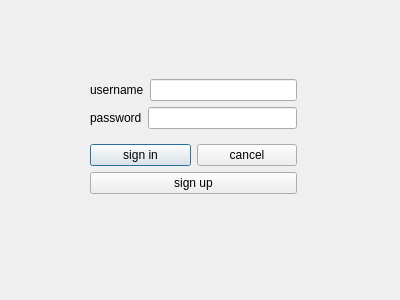
<?xml version="1.0" encoding="UTF-8"?>
<ui version="4.0">
 <class>Dialog</class>
 <widget class="QDialog" name="Dialog">
  <property name="geometry">
   <rect>
    <x>0</x>
    <y>0</y>
    <width>400</width>
    <height>300</height>
   </rect>
  </property>
  <property name="windowTitle">
   <string>Dialog</string>
  </property>
  <widget class="QWidget" name="">
   <property name="geometry">
    <rect>
     <x>90</x>
     <y>70</y>
     <width>207</width>
     <height>133</height>
    </rect>
   </property>
   <layout class="QVBoxLayout" name="verticalLayout_3">
    <item>
     <layout class="QVBoxLayout" name="verticalLayout">
      <item>
       <layout class="QHBoxLayout" name="horizontalLayout">
        <item>
         <widget class="QLabel" name="label">
          <property name="text">
           <string>username</string>
          </property>
         </widget>
        </item>
        <item>
         <widget class="QLineEdit" name="username"/>
        </item>
       </layout>
      </item>
      <item>
       <layout class="QHBoxLayout" name="horizontalLayout_2">
        <item>
         <widget class="QLabel" name="label_2">
          <property name="text">
           <string>password</string>
          </property>
         </widget>
        </item>
        <item>
         <widget class="QLineEdit" name="password"/>
        </item>
       </layout>
      </item>
     </layout>
    </item>
    <item>
     <layout class="QVBoxLayout" name="verticalLayout_2">
      <item>
       <layout class="QHBoxLayout" name="horizontalLayout_3">
        <item>
         <widget class="QPushButton" name="sign_in">
          <property name="text">
           <string>sign in</string>
          </property>
         </widget>
        </item>
        <item>
         <widget class="QPushButton" name="cancel">
          <property name="text">
           <string>cancel</string>
          </property>
         </widget>
        </item>
       </layout>
      </item>
      <item>
       <widget class="QPushButton" name="sign_up">
        <property name="text">
         <string>sign up</string>
        </property>
       </widget>
      </item>
     </layout>
    </item>
   </layout>
  </widget>
 </widget>
 <resources/>
 <connections/>
</ui>
